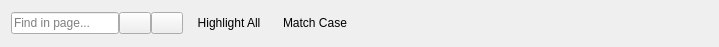
<?xml version="1.0" encoding="UTF-8"?>
<ui version="4.0">
 <class>FindTextWidget</class>
 <widget class="QWidget" name="FindTextWidget">
  <property name="geometry">
   <rect>
    <x>0</x>
    <y>0</y>
    <width>719</width>
    <height>47</height>
   </rect>
  </property>
  <property name="windowTitle">
   <string>Form</string>
  </property>
  <property name="styleSheet">
   <string notr="true"/>
  </property>
  <layout class="QHBoxLayout" name="horizontalLayout_2">
   <item>
    <layout class="QHBoxLayout" name="horizontalLayout">
     <property name="spacing">
      <number>0</number>
     </property>
     <item>
      <widget class="QLineEdit" name="lineEdit">
       <property name="placeholderText">
        <string>Find in page...</string>
       </property>
       <property name="clearButtonEnabled">
        <bool>true</bool>
       </property>
      </widget>
     </item>
     <item>
      <widget class="QPushButton" name="pushButtonPrev">
       <property name="maximumSize">
        <size>
         <width>32</width>
         <height>16777215</height>
        </size>
       </property>
       <property name="toolTip">
        <string>Find previous occurrence</string>
       </property>
       <property name="text">
        <string/>
       </property>
       <property name="flat">
        <bool>false</bool>
       </property>
      </widget>
     </item>
     <item>
      <widget class="QPushButton" name="pushButtonNext">
       <property name="maximumSize">
        <size>
         <width>32</width>
         <height>16777215</height>
        </size>
       </property>
       <property name="toolTip">
        <string>Find next occurrence</string>
       </property>
       <property name="text">
        <string/>
       </property>
      </widget>
     </item>
    </layout>
   </item>
   <item>
    <widget class="QPushButton" name="pushButtonHighlightAll">
     <property name="text">
      <string>Highlight All</string>
     </property>
     <property name="checkable">
      <bool>true</bool>
     </property>
     <property name="flat">
      <bool>true</bool>
     </property>
    </widget>
   </item>
   <item>
    <widget class="QPushButton" name="pushButtonMatchCase">
     <property name="text">
      <string>Match Case</string>
     </property>
     <property name="checkable">
      <bool>true</bool>
     </property>
     <property name="flat">
      <bool>true</bool>
     </property>
    </widget>
   </item>
   <item>
    <widget class="QLabel" name="labelMatches">
     <property name="text">
      <string/>
     </property>
    </widget>
   </item>
   <item>
    <spacer name="horizontalSpacer">
     <property name="orientation">
      <enum>Qt::Horizontal</enum>
     </property>
     <property name="sizeHint" stdset="0">
      <size>
       <width>40</width>
       <height>20</height>
      </size>
     </property>
    </spacer>
   </item>
   <item>
    <spacer name="horizontalSpacer_2">
     <property name="orientation">
      <enum>Qt::Horizontal</enum>
     </property>
     <property name="sizeHint" stdset="0">
      <size>
       <width>40</width>
       <height>20</height>
      </size>
     </property>
    </spacer>
   </item>
   <item>
    <widget class="QPushButton" name="pushButtonHide">
     <property name="text">
      <string/>
     </property>
     <property name="flat">
      <bool>true</bool>
     </property>
    </widget>
   </item>
  </layout>
 </widget>
 <resources/>
 <connections/>
</ui>
